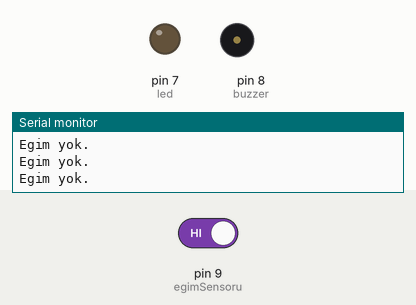
The sketch below on a simulated Arduino Uno, built with avr-gcc and run on an emulated ATmega328P. On the bench: output pins drawn as LEDs (lit = HIGH), buzzer (waves = sounding, pin HIGH), the last lines printed to the serial monitor. The inputs (shaded band) are chosen by the test bench; at power-on: pin 9 (egimSensoru) HIGH.

Above: at 1.2 s.
1.3 s: pin 9 (egimSensoru) driven LOW
At 1.8 s:
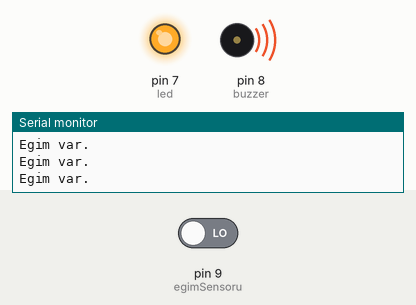
2.8 s: pin 9 (egimSensoru) driven HIGH
At 4.1 s:
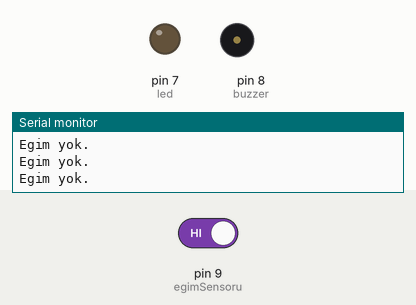
Timing chart, 0 to 5.8 s (numbered marks = the images above; inputs shaded):
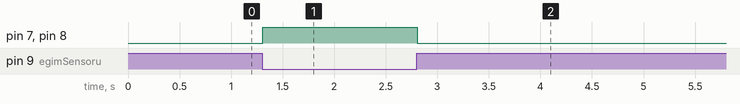

The sketch:

egim_sensoru_alarmi.ino
```cpp
int egimSensoru = 9;
int led = 7;
int egim;
int buzzer = 8;

void setup()
{
  pinMode(led, OUTPUT);
  pinMode(buzzer, OUTPUT);
  pinMode(egimSensoru, INPUT_PULLUP);
  Serial.begin(9600);

}

void loop()
{
  egim = digitalRead(egimSensoru);

  if (egim == 0) {
    digitalWrite(led,HIGH);
    digitalWrite(buzzer, HIGH);
    Serial.println("Egim var.");
  } else {
    digitalWrite(led,LOW);
    digitalWrite(buzzer, LOW);
    Serial.println("Egim yok.");
  }

}
```

Measured:
- after the input at 1.3 s, pin 7 (led), pin 8 (buzzer): LOW → HIGH at once
- after the input at 2.8 s, pin 7 (led), pin 8 (buzzer): HIGH → LOW at once
